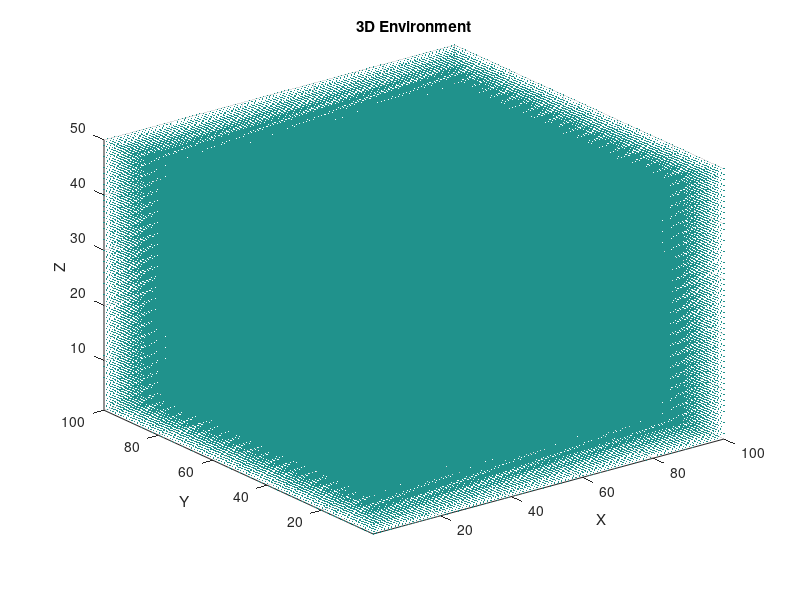

MATLAB code for this plot:
% This will setup the 3D environment for the different simulations that will be run.
% It will be called
function [environment, bounds] = main()
    % size of the 3D environment
    environment = zeros(100, 100, 50);
    bounds.x = 100; % size of the x-dimension
    bounds.y = 100; % y-dimension
    bounds.z = 50;  % z-dimension

    % Initialising the environment
    environment = zeros(bounds.x, bounds.y, bounds.z);

    % Display the environment if needed
    visualiseEnvironment(environment, bounds);
end

function visualiseEnvironment(env, bounds)
    % This function visualizes the 3D environment.
    % For a large environment, a more sophisticated visualization might be necessary.
    
    [X, Y, Z] = ndgrid(1:bounds.x, 1:bounds.y, 1:bounds.z);
    scatter3(X(:), Y(:), Z(:), 1, env(:), 'filled');
    axis([1 bounds.x 1 bounds.y 1 bounds.z]);
    xlabel('X');
    ylabel('Y');
    zlabel('Z');
    title('3D Environment');
    grid on;
    drawnow;

    return;
end
